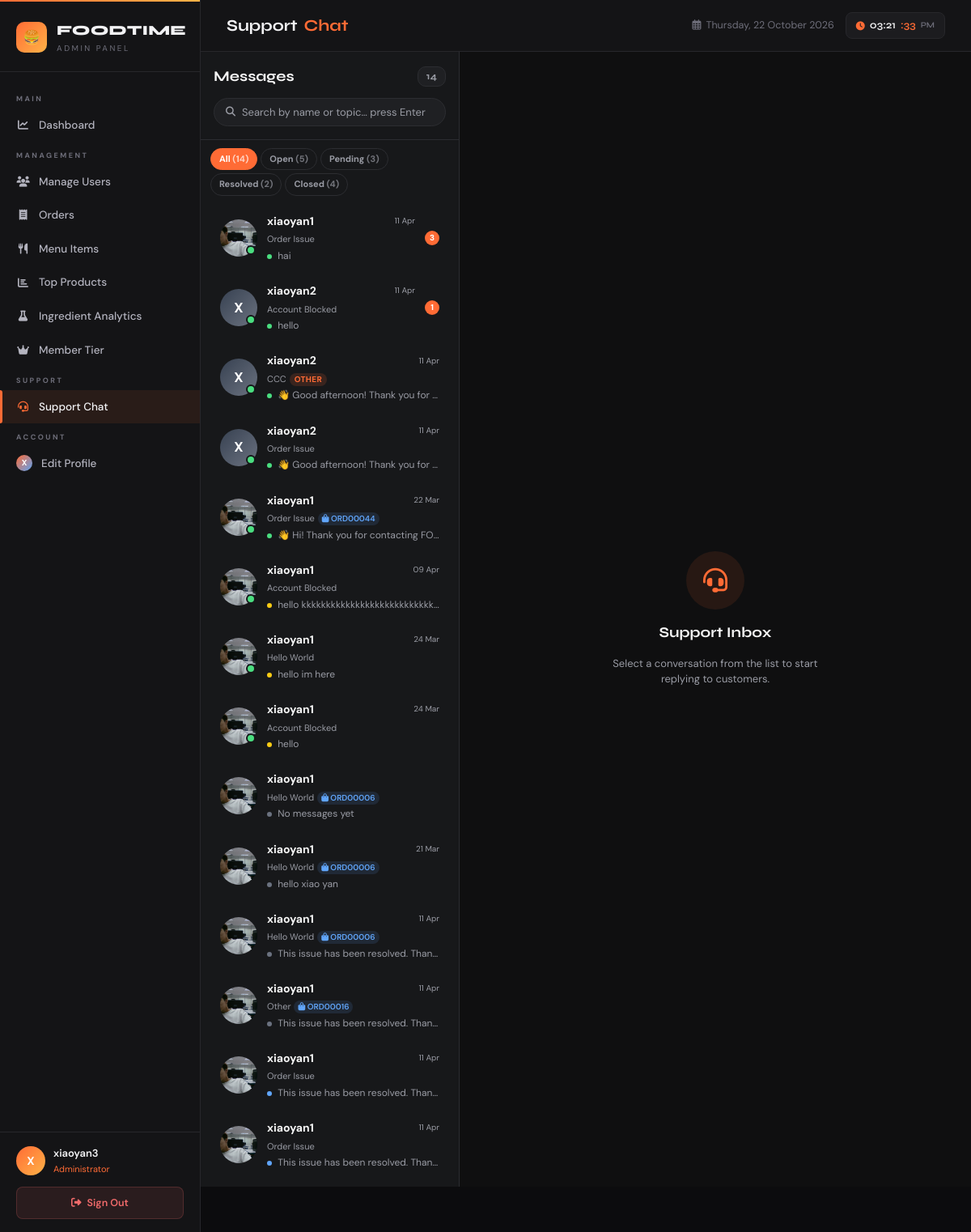
Page /app/admin_chat.php (signed in) on the committed database.
### tables this page shows
CREATE TABLE `chat_conversations` (
  `conversation_id` varchar(10) NOT NULL,
  `customer_id` varchar(10) NOT NULL,
  `admin_id` varchar(10) DEFAULT NULL,
  `related_orderid` varchar(20) DEFAULT NULL,
  `subject` varchar(150) DEFAULT NULL,
  `status` enum('open','pending','resolved','closed') NOT NULL DEFAULT 'open',
  `created_at` timestamp NOT NULL DEFAULT current_timestamp(),
  `updated_at` timestamp NOT NULL DEFAULT current_timestamp() ON UPDATE current_timestamp(),
  `category` varchar(100) DEFAULT NULL
);

CREATE TABLE `users` (
  `userid` varchar(10) NOT NULL,
  `username` varchar(100) DEFAULT NULL,
  `email` varchar(100) NOT NULL,
  `phone` varchar(12) NOT NULL,
  `address` text NOT NULL,
  `gender` enum('male','female','','') NOT NULL,
  `password` varchar(255) NOT NULL,
  `position` enum('admin','customer') NOT NULL DEFAULT 'customer',
  `avatar` varchar(255) DEFAULT NULL,
  `is_blocked` tinyint(1) NOT NULL DEFAULT 0,
  `status` varchar(20) NOT NULL DEFAULT 'active',
  `profile_picture` varchar(255) DEFAULT NULL,
  `membership_points` int(11) NOT NULL DEFAULT 0,
  `total_points_earned` int(11) NOT NULL DEFAULT 0,
  `ewallet_pin_hash` varchar(255) DEFAULT NULL,
  `ewallet_pin_set_at` datetime DEFAULT NULL
);

### app/admin_chat.php (the view, shortened to what this page needs)
<?php
include 'base.php';
$admin_id   = $_SESSION['user_id'];
$active_conv_id = isset($_GET['conv_id']) ? trim($_GET['conv_id']) : '';
$filter_status  = isset($_GET['status'])  ? trim($_GET['status'])  : 'all';
$where_status = '';
$safe_admin = mysqli_real_escape_string($connect, $admin_id);
$conv_sql = "SELECT cc.*,
                    u.username AS customer_name,
                    u.email    AS customer_email,
                    u.profile_picture AS customer_pic,
                    (SELECT COUNT(*)
                     FROM chat_messages cm2
                     JOIN chat_conversations cc2 ON cc2.conversation_id = cm2.conversation_id
                     WHERE cm2.conversation_id = cc.conversation_id
                       AND cm2.message_type IN ('text')
                       AND cm2.sender_id = cc2.customer_id
                       AND NOT EXISTS (
                           SELECT 1 FROM chat_message_reads cmr
                           WHERE cmr.message_id = cm2.message_id
                             AND cmr.admin_id = '$safe_admin'
                       )
                    ) AS unread,
                    (SELECT cm3.message_text FROM chat_messages cm3
                     WHERE cm3.conversation_id=cc.conversation_id ORDER BY cm3.created_at DESC LIMIT 1) AS last_message,
                    (SELECT cm4.created_at FROM chat_messages cm4
                     WHERE cm4.conversation_id=cc.conversation_id ORDER BY cm4.created_at DESC LIMIT 1) AS last_msg_time
             FROM chat_conversations cc
             JOIN users u ON u.userid=cc.customer_id
             WHERE 1=1 $where_status
             ORDER BY CASE cc.status WHEN 'open' THEN 0 WHEN 'pending' THEN 1 ELSE 2 END ASC, cc.updated_at DESC
             LIMIT 100";
$conversations = [];
$conv_result = mysqli_query($connect, $conv_sql);
while ($row = mysqli_fetch_assoc($conv_result)) { $conversations[] = $row; }
$active_conv   = null;
$counts = ['all'=>0,'open'=>0,'pending'=>0,'resolved'=>0,'closed'=>0];
$cr = mysqli_query($connect, "SELECT status, COUNT(*) AS cnt FROM chat_conversations GROUP BY status");
while ($r = mysqli_fetch_assoc($cr)) { $counts[$r['status']] = (int)$r['cnt']; $counts['all'] += (int)$r['cnt']; }
function time_ago_a($dt) {
    $d = time() - strtotime($dt);
    return date('d M', strtotime($dt));
}
function get_avatar_html($pic, $initial, $classes = '', $size = 46) {
    $path = 'uploads/profiles/' . $pic;
    if (!empty($pic) && file_exists($path)) {
        return '<img src="' . htmlspecialchars($path) . '"
                     alt="' . htmlspecialchars($initial) . '"
                     style="width:' . $size . 'px;height:' . $size . 'px;border-radius:50%;object-fit:cover;display:block;"
                     class="' . $classes . '">';
    }
    return '<div class="conv-av ' . $classes . '" style="width:' . $size . 'px;height:' . $size . 'px;">' . htmlspecialchars($initial) . '</div>';
}
?>
<!DOCTYPE html>
<html lang="en">
<head>
<link rel="stylesheet" href="https://cdnjs.cloudflare.com/ajax/libs/font-awesome/6.4.0/css/all.min.css">
<link rel="stylesheet" href="css/admin.css">
</head>
<body class="admin-chat-page">
<?php $current_page = 'chat'; include 'admin_sidebar.php'; ?>
<main class="main">
    <div class="chat-main-wrap">
        <div class="topbar">
            <div class="topbar-title">Support <span>Chat</span></div>
            <div class="topbar-right">
                <div class="topbar-date"><i class="far fa-calendar-alt"></i> <?php echo date('l, d F Y'); ?></div>
                <div class="live-clock"><i class="fas fa-clock"></i><span id="clock-hm"></span><span id="clock-s"></span><span id="clock-ampm"></span></div>
            </div>
        </div>
        <div class="chat-body">
            <div class="chat-conv-panel">
                <div class="ccp-top">
                    <div class="ccp-heading">
                        Messages
                        <?php if ($counts['all'] > 0): ?>
                            <span style="background:var(--chat-surface2);border:1px solid var(--chat-border);padding:2px 10px;border-radius:10px;font-size:12px;color:var(--chat-muted);"><?php echo $counts['all']; ?></span>
                        <?php endif; ?>
                    </div>
                    <div class="ccp-search">
                        <i class="fas fa-search"></i>
                        <input type="text" id="admin-conv-search" placeholder="Search by name or topic… press Enter">
                    </div>
                </div>
                <div class="filter-strip">
                    <?php
                    $tabs = ['all'=>'All','open'=>'Open','pending'=>'Pending','resolved'=>'Resolved','closed'=>'Closed'];
                    foreach ($tabs as $key => $label):
                        $url = 'admin_chat.php?status='.$key.(!empty($active_conv_id)?'&conv_id='.urlencode($active_conv_id):'');
                    ?>
                    <a href="<?php echo $url; ?>" class="ftab <?php echo $filter_status===$key?'active':''; ?>">
                        <?php echo $label; ?>
                        <?php if ($counts[$key] > 0): ?><span style="opacity:.7">(<?php echo $counts[$key]; ?>)</span><?php endif; ?>
                    </a>
                    <?php endforeach; ?>
                </div>
                <div class="conv-scroll" id="conv-scroll">
                    <?php if (empty($conversations)): ?>
                        <div class="no-conv"><i class="fas fa-inbox"></i>No conversations found.</div>
                    <?php else: ?>
                        <?php foreach ($conversations as $conv):
                            $is_active = ($conv['conversation_id'] === $active_conv_id);
                            $unread    = (int)$conv['unread'];
                            $prev      = $conv['last_message'] ? mb_strimwidth($conv['last_message'],0,40,'…') : 'No messages yet';
                            $ago       = $conv['last_msg_time'] ? time_ago_a($conv['last_msg_time']) : '';
                            $init_av   = strtoupper(substr($conv['customer_name'],0,1));
                        ?>
                        <?php
                            $search_str = strtolower(
                                $conv['customer_name'] . ' ' .
                                ($conv['subject'] ?? '') . ' ' .
                                ($conv['category'] ?? '')
                            );
                            $subject_display = htmlspecialchars($conv['subject'] ?? '');
                            $cat_display     = ($conv['category'] ?? '');
                            if ($cat_display && $cat_display !== ($conv['subject'] ?? '')) {
                                $subject_display .= ' <span class="conv-cat-tag">' . htmlspecialchars($cat_display) . '</span>';
                            }
                        ?>
                        <a class="conv-item <?php echo $is_active?'active':''; ?>"
                           href="admin_chat.php?status=<?php echo urlencode($filter_status); ?>&conv_id=<?php echo urlencode($conv['conversation_id']); ?>"
                           data-conv-id="<?php echo htmlspecialchars($conv['conversation_id']); ?>"
                           data-search="<?php echo htmlspecialchars($search_str); ?>">
                            <div class="conv-av-wrap">
                                <?php echo get_avatar_html($conv['customer_pic'] ?? '', $init_av); ?>
                                <?php if (in_array($conv['status'],['open','pending'])): ?><div class="conv-online"></div><?php endif; ?>
                            </div>
                            <div class="conv-info">
                                <div class="conv-name-row">
                                    <div class="conv-name"><?php echo htmlspecialchars($conv['customer_name']); ?></div>
                                    <div class="conv-time"><?php echo $ago; ?></div>
                                </div>
                                <div class="conv-subject-line"><?php echo $subject_display; ?><?php if (!empty($conv['related_orderid'])): ?> <span class="conv-order-tag"><i class="fas fa-shopping-bag"></i> <?php echo htmlspecialchars($conv['related_orderid']); ?></span><?php endif; ?></div>
                                <div class="conv-prev">
                                    <span class="sdot dot-<?php echo $conv['status']; ?>"></span>
                                    <?php echo htmlspecialchars($prev); ?>
                                </div>
                            </div>
                            <?php if ($unread > 0): ?><span class="conv-badge"><?php echo $unread; ?></span><?php endif; ?>
                        </a>
                        <?php endforeach; ?>
                    <?php endif; ?>
                </div>
            </div>
            <div class="chat-window-panel">
                <?php if (!$active_conv): ?>
                <div class="chat-empty-state">
                    <div class="empty-icon"><i class="fas fa-headset"></i></div>
                    <h3>Support Inbox</h3>
                    <p>Select a conversation from the list to start replying to customers.</p>
                </div>
                <?php endif; ?>
            </div>
        </div>
    </div>
</main>
</body>
</html>

### app/css/admin.css (style rules this page uses)
:root { --bg: #0c0c0e; --surface: #141416; --surface-2: #1c1c1f; --surface-3: #242428; --border: #27272b; --border-2: #323237; --text: #f2f2f4; --text-2: #b4b4bf; --muted: #6e6e7a; --accent: #ff6b35; --accent-2: #ffb347; --accent-bg: rgba(255, 107, 53, 0.09); --accent-border: rgba(255, 107, 53, 0.28); --success: #3ecf8e; --success-bg: rgba(62, 207, 142, 0.10); --danger: #f16b6b; --danger-bg: rgba(241, 107, 107, 0.10); --warning: #f5c842; --warning-bg: rgba(245, 200, 66, 0.10); --info: #5ba4f5; --info-bg: rgba(91, 164, 245, 0.10); --purple: #a78bfa; --purple-bg: rgba(167, 139, 250, 0.10); --sidebar-w: 248px; --topbar-h: 64px; --radius: 12px; --radius-sm: 8px; --radius-lg: 16px; --shadow: 0 8px 32px rgba(0, 0, 0, 0.28); }
*, *::before, *::after { margin: 0; padding: 0; box-sizing: border-box; }
html, body { height: 100%; background: var(--bg); color: var(--text); font-family: 'DM Sans', sans-serif; font-size: 14px; line-height: 1.6; -webkit-font-smoothing: antialiased; }
body { display: flex; overflow-x: hidden; }
a { text-decoration: none; color: inherit; }
input, select, textarea { font-family: inherit; }
img { max-width: 100%; display: block; }
.main { margin-left: var(--sidebar-w); flex: 1; min-height: 100vh; display: flex; flex-direction: column; }
.topbar { height: var(--topbar-h); background: var(--surface); border-bottom: 1px solid var(--border); padding: 0 32px; display: flex; align-items: center; justify-content: space-between; position: sticky; top: 0; z-index: 100; flex-shrink: 0; }
.topbar-title { font-family: 'Syne', sans-serif; font-size: 20px; font-weight: 700; display: flex; align-items: center; gap: 8px; }
.topbar-title span { color: var(--accent); }
.topbar-right { display: flex; align-items: center; gap: 14px; }
.topbar-date { font-size: 12.5px; color: var(--muted); display: flex; align-items: center; gap: 6px; }
.live-clock { display: flex; align-items: center; gap: 6px; padding: 5px 12px; background: var(--surface-2); border: 1px solid var(--border); border-radius: 8px; font-size: 13px; font-weight: 600; font-family: 'Syne', sans-serif; }
.live-clock i { color: var(--accent); font-size: 11px; }
#clock-s { color: var(--accent); }
#clock-ampm { font-size: 10px; color: var(--muted); }

### rows in the picture
chat_conversations: customer.username (picture), status "open" (drawn), customer.username "xiaoyan1", ago "11 Apr", subject_display "Order Issue", prev "hai", unread "3"
chat_conversations: customer.username "X", status "open" (drawn), customer.username "xiaoyan2", ago "11 Apr", subject_display "Account Blocked", prev "hello", unread "1"
chat_conversations: customer.username "X", status "open" (drawn), customer.username "xiaoyan2", ago "11 Apr", subject_display "CCC", category "OTHER", prev "👋 Good afternoon! Thank you for…"
chat_conversations: customer.username "X", status "open" (drawn), customer.username "xiaoyan2", ago "11 Apr", subject_display "Order Issue", prev "👋 Good afternoon! Thank you for…"
chat_conversations: customer.username (picture), status "open" (drawn), customer.username "xiaoyan1", ago "22 Mar", subject_display "Order Issue", related_orderid "ORD00044", prev "👋 Hi! Thank you for contacting FO…"
chat_conversations: customer.username (picture), status "pending" (drawn), customer.username "xiaoyan1", ago "09 Apr", subject_display "Account Blocked", prev "hello kkkkkkkkkkkkkkkkkkkkkkkkkkk…"
chat_conversations: customer.username (picture), status "pending" (drawn), customer.username "xiaoyan1", ago "24 Mar", subject_display "Hello World", prev "hello im here"
chat_conversations: customer.username (picture), status "pending" (drawn), customer.username "xiaoyan1", ago "24 Mar", subject_display "Account Blocked", prev "hello"
chat_conversations: customer.username (picture), customer.username "xiaoyan1", subject_display "Hello World", related_orderid "ORD00006", prev "No messages yet"
chat_conversations: customer.username (picture), customer.username "xiaoyan1", ago "21 Mar", subject_display "Hello World", related_orderid "ORD00006", prev "hello xiao yan"
chat_conversations: customer.username (picture), customer.username "xiaoyan1", ago "11 Apr", subject_display "Hello World", related_orderid "ORD00006", prev "This issue has been resolved. Than…"
chat_conversations: customer.username (picture), customer.username "xiaoyan1", ago "11 Apr", subject_display "Other", related_orderid "ORD00016", prev "This issue has been resolved. Than…"
chat_conversations: customer.username (picture), customer.username "xiaoyan1", ago "11 Apr", subject_display "Order Issue", prev "This issue has been resolved. Than…"
chat_conversations: customer.username (picture), customer.username "xiaoyan1", ago "11 Apr", subject_display "Order Issue", prev "This issue has been resolved. Than…"

### other values in the picture
substr($admin_name, 0, 1) "X"
$admin_name "xiaoyan3"
$counts['all'] "14"
$label "All"
$counts[$key] "14"
$label "Open"
$counts[$key] "5"
$label "Pending"
$counts[$key] "3"
$label "Resolved"
$counts[$key] "2"
$label "Closed"
$counts[$key] "4"
